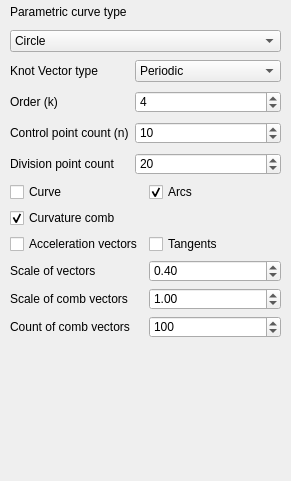
   <widget class="QWidget" name="page_7">
    <property name="geometry">
     <rect>
      <x>0</x>
      <y>0</y>
      <width>291</width>
      <height>481</height>
     </rect>
    </property>
    <property name="styleSheet">
     <string notr="true">QWidget {
	color: black;
}</string>
    </property>
    <attribute name="label">
     <string>Settings of point cloud around curve</string>
    </attribute>
    <widget class="QWidget" name="formLayoutWidget">
     <property name="geometry">
      <rect>
       <x>10</x>
       <y>60</y>
       <width>271</width>
       <height>123</height>
      </rect>
     </property>
     <layout class="QFormLayout" name="formLayout_2">
      <property name="sizeConstraint">
       <enum>QLayout::SetDefaultConstraint</enum>
      </property>
      <property name="fieldGrowthPolicy">
       <enum>QFormLayout::AllNonFixedFieldsGrow</enum>
      </property>
      <property name="rowWrapPolicy">
       <enum>QFormLayout::DontWrapRows</enum>
      </property>
      <property name="horizontalSpacing">
       <number>6</number>
      </property>
      <property name="verticalSpacing">
       <number>9</number>
      </property>
      <item row="0" column="0">
       <widget class="QLabel" name="label_8">
        <property name="text">
         <string>Knot Vector type</string>
        </property>
       </widget>
      </item>
      <item row="0" column="1">
       <widget class="QComboBox" name="type">
        <item>
         <property name="text">
          <string>Periodic</string>
         </property>
        </item>
        <item>
         <property name="text">
          <string>Clamped</string>
         </property>
        </item>
        <item>
         <property name="text">
          <string>Unclamped</string>
         </property>
        </item>
       </widget>
      </item>
      <item row="1" column="0">
       <widget class="QLabel" name="label_9">
        <property name="text">
         <string>Order (k)</string>
        </property>
       </widget>
      </item>
      <item row="1" column="1">
       <widget class="QSpinBox" name="k">
        <property name="minimum">
         <number>1</number>
        </property>
        <property name="maximum">
         <number>500</number>
        </property>
        <property name="value">
         <number>4</number>
        </property>
       </widget>
      </item>
      <item row="2" column="0">
       <widget class="QLabel" name="label_10">
        <property name="text">
         <string>Control point count (n)</string>
        </property>
       </widget>
      </item>
      <item row="2" column="1">
       <widget class="QSpinBox" name="n">
        <property name="minimum">
         <number>1</number>
        </property>
        <property name="maximum">
         <number>1000</number>
        </property>
        <property name="value">
         <number>10</number>
        </property>
       </widget>
      </item>
      <item row="3" column="0">
       <widget class="QLabel" name="label_11">
        <property name="text">
         <string>Division point count</string>
        </property>
       </widget>
      </item>
      <item row="3" column="1">
       <widget class="QSpinBox" name="divPointCount">
        <property name="minimum">
         <number>3</number>
        </property>
        <property name="maximum">
         <number>1000</number>
        </property>
        <property name="value">
         <number>20</number>
        </property>
       </widget>
      </item>
     </layout>
    </widget>
    <widget class="QWidget" name="verticalLayoutWidget_3">
     <property name="geometry">
      <rect>
       <x>10</x>
       <y>0</y>
       <width>271</width>
       <height>52</height>
      </rect>
     </property>
     <layout class="QVBoxLayout" name="verticalLayout_6">
      <item>
       <widget class="QLabel" name="label_14">
        <property name="text">
         <string>Parametric curve type</string>
        </property>
       </widget>
      </item>
      <item>
       <widget class="QComboBox" name="parCurve">
        <item>
         <property name="text">
          <string>Circle</string>
         </property>
        </item>
        <item>
         <property name="text">
          <string>Spiral on cone</string>
         </property>
        </item>
        <item>
         <property name="text">
          <string>Spiral on cylinder</string>
         </property>
        </item>
        <item>
         <property name="text">
          <string>Hypotrochoid curve</string>
         </property>
        </item>
        <item>
         <property name="text">
          <string>Vivians curve</string>
         </property>
        </item>
        <item>
         <property name="text">
          <string>Rose curve</string>
         </property>
        </item>
        <item>
         <property name="text">
          <string>Epitrochoid curve</string>
         </property>
        </item>
       </widget>
      </item>
     </layout>
    </widget>
    <widget class="QWidget" name="formLayoutWidget_2">
     <property name="geometry">
      <rect>
       <x>10</x>
       <y>182</y>
       <width>271</width>
       <height>199</height>
      </rect>
     </property>
     <layout class="QFormLayout" name="formLayout_3">
      <item row="0" column="0">
       <widget class="QCheckBox" name="showCurve">
        <property name="text">
         <string>Curve</string>
        </property>
       </widget>
      </item>
      <item row="0" column="1">
       <widget class="QCheckBox" name="showArcs">
        <property name="text">
         <string>Arcs</string>
        </property>
        <property name="checked">
         <bool>true</bool>
        </property>
       </widget>
      </item>
      <item row="1" column="0">
       <widget class="QCheckBox" name="showComb">
        <property name="text">
         <string>Curvature comb</string>
        </property>
        <property name="checked">
         <bool>true</bool>
        </property>
       </widget>
      </item>
      <item row="2" column="0">
       <widget class="QCheckBox" name="showAccVectors">
        <property name="sizePolicy">
         <sizepolicy hsizetype="Minimum" vsizetype="Preferred">
          <horstretch>0</horstretch>
          <verstretch>0</verstretch>
         </sizepolicy>
        </property>
        <property name="text">
         <string>Acceleration vectors</string>
        </property>
        <property name="autoExclusive">
         <bool>false</bool>
        </property>
       </widget>
      </item>
      <item row="2" column="1">
       <widget class="QCheckBox" name="showTangents">
        <property name="text">
         <string>Tangents</string>
        </property>
       </widget>
      </item>
      <item row="3" column="0">
       <widget class="QLabel" name="label_15">
        <property name="text">
         <string>Scale of vectors</string>
        </property>
       </widget>
      </item>
      <item row="3" column="1">
       <widget class="QDoubleSpinBox" name="scale_of_vectors">
        <property name="singleStep">
         <double>0.100000000000000</double>
        </property>
        <property name="value">
         <double>0.400000000000000</double>
        </property>
       </widget>
      </item>
      <item row="4" column="0">
       <widget class="QLabel" name="label_42">
        <property name="text">
         <string>Scale of comb vectors</string>
        </property>
       </widget>
      </item>
      <item row="4" column="1">
       <widget class="QDoubleSpinBox" name="scale_of_comb">
        <property name="singleStep">
         <double>0.010000000000000</double>
        </property>
        <property name="value">
         <double>1.000000000000000</double>
        </property>
       </widget>
      </item>
      <item row="5" column="0">
       <widget class="QLabel" name="label_32">
        <property name="text">
         <string>Count of comb vectors</string>
        </property>
       </widget>
      </item>
      <item row="5" column="1">
       <widget class="QSpinBox" name="count_of_comb">
        <property name="maximum">
         <number>1000000</number>
        </property>
        <property name="value">
         <number>100</number>
        </property>
       </widget>
      </item>
     </layout>
    </widget>
   </widget>
